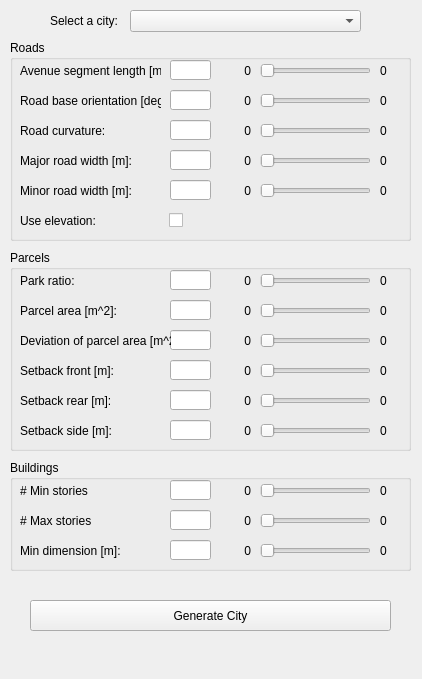
<?xml version="1.0" encoding="UTF-8"?>
<ui version="4.0">
 <class>ControlWidget</class>
 <widget class="QDockWidget" name="ControlWidget">
  <property name="geometry">
   <rect>
    <x>0</x>
    <y>0</y>
    <width>422</width>
    <height>679</height>
   </rect>
  </property>
  <property name="minimumSize">
   <size>
    <width>422</width>
    <height>474</height>
   </size>
  </property>
  <widget class="QWidget" name="dockWidgetContents">
   <widget class="QGroupBox" name="groupBox">
    <property name="geometry">
     <rect>
      <x>10</x>
      <y>40</y>
      <width>401</width>
      <height>201</height>
     </rect>
    </property>
    <property name="title">
     <string>Roads</string>
    </property>
    <widget class="QLabel" name="label_3">
     <property name="geometry">
      <rect>
       <x>10</x>
       <y>20</y>
       <width>141</width>
       <height>21</height>
      </rect>
     </property>
     <property name="text">
      <string>Avenue segment length [m]:</string>
     </property>
    </widget>
    <widget class="QLineEdit" name="lineEditAvenueSegmentLength">
     <property name="geometry">
      <rect>
       <x>160</x>
       <y>20</y>
       <width>41</width>
       <height>20</height>
      </rect>
     </property>
    </widget>
    <widget class="QLabel" name="label_6">
     <property name="geometry">
      <rect>
       <x>10</x>
       <y>50</y>
       <width>141</width>
       <height>21</height>
      </rect>
     </property>
     <property name="text">
      <string>Road base orientation [deg]:</string>
     </property>
    </widget>
    <widget class="QLabel" name="label_9">
     <property name="geometry">
      <rect>
       <x>10</x>
       <y>80</y>
       <width>121</width>
       <height>21</height>
      </rect>
     </property>
     <property name="text">
      <string>Road curvature:</string>
     </property>
    </widget>
    <widget class="QLineEdit" name="lineEditRoadBaseOrientation">
     <property name="geometry">
      <rect>
       <x>160</x>
       <y>50</y>
       <width>41</width>
       <height>20</height>
      </rect>
     </property>
    </widget>
    <widget class="QLineEdit" name="lineEditRoadCurvature">
     <property name="geometry">
      <rect>
       <x>160</x>
       <y>80</y>
       <width>41</width>
       <height>20</height>
      </rect>
     </property>
    </widget>
    <widget class="QLabel" name="label_20">
     <property name="geometry">
      <rect>
       <x>10</x>
       <y>110</y>
       <width>121</width>
       <height>21</height>
      </rect>
     </property>
     <property name="text">
      <string>Major road width [m]:</string>
     </property>
    </widget>
    <widget class="QLineEdit" name="lineEditMajorRoadWidth">
     <property name="geometry">
      <rect>
       <x>160</x>
       <y>110</y>
       <width>41</width>
       <height>20</height>
      </rect>
     </property>
    </widget>
    <widget class="QLabel" name="label_23">
     <property name="geometry">
      <rect>
       <x>10</x>
       <y>140</y>
       <width>121</width>
       <height>21</height>
      </rect>
     </property>
     <property name="text">
      <string>Minor road width [m]:</string>
     </property>
    </widget>
    <widget class="QLineEdit" name="lineEditMinorRoadWidth">
     <property name="geometry">
      <rect>
       <x>160</x>
       <y>140</y>
       <width>41</width>
       <height>20</height>
      </rect>
     </property>
    </widget>
    <widget class="QLabel" name="label_25">
     <property name="geometry">
      <rect>
       <x>10</x>
       <y>170</y>
       <width>121</width>
       <height>21</height>
      </rect>
     </property>
     <property name="text">
      <string>Use elevation:</string>
     </property>
    </widget>
    <widget class="QCheckBox" name="checkBoxUseElevation">
     <property name="geometry">
      <rect>
       <x>159</x>
       <y>170</y>
       <width>51</width>
       <height>21</height>
      </rect>
     </property>
     <property name="text">
      <string/>
     </property>
    </widget>
    <widget class="QSlider" name="horizontalSliderAvenueSegmentLength">
     <property name="geometry">
      <rect>
       <x>250</x>
       <y>20</y>
       <width>111</width>
       <height>22</height>
      </rect>
     </property>
     <property name="orientation">
      <enum>Qt::Horizontal</enum>
     </property>
     <property name="invertedControls">
      <bool>false</bool>
     </property>
     <property name="tickPosition">
      <enum>QSlider::NoTicks</enum>
     </property>
    </widget>
    <widget class="QLabel" name="labelAvenueSegmentLengthMin">
     <property name="geometry">
      <rect>
       <x>210</x>
       <y>20</y>
       <width>31</width>
       <height>21</height>
      </rect>
     </property>
     <property name="text">
      <string>0</string>
     </property>
     <property name="alignment">
      <set>Qt::AlignRight|Qt::AlignTrailing|Qt::AlignVCenter</set>
     </property>
    </widget>
    <widget class="QLabel" name="labelAvenueSegmentLengthMax">
     <property name="geometry">
      <rect>
       <x>370</x>
       <y>20</y>
       <width>31</width>
       <height>21</height>
      </rect>
     </property>
     <property name="text">
      <string>0</string>
     </property>
     <property name="alignment">
      <set>Qt::AlignLeading|Qt::AlignLeft|Qt::AlignVCenter</set>
     </property>
    </widget>
    <widget class="QSlider" name="horizontalSliderRoadBaseOrientation">
     <property name="geometry">
      <rect>
       <x>250</x>
       <y>50</y>
       <width>111</width>
       <height>22</height>
      </rect>
     </property>
     <property name="orientation">
      <enum>Qt::Horizontal</enum>
     </property>
    </widget>
    <widget class="QLabel" name="labelRoadBaseOrientationMin">
     <property name="geometry">
      <rect>
       <x>210</x>
       <y>50</y>
       <width>31</width>
       <height>21</height>
      </rect>
     </property>
     <property name="text">
      <string>0</string>
     </property>
     <property name="alignment">
      <set>Qt::AlignRight|Qt::AlignTrailing|Qt::AlignVCenter</set>
     </property>
    </widget>
    <widget class="QLabel" name="labelRoadBaseOrientationMax">
     <property name="geometry">
      <rect>
       <x>370</x>
       <y>50</y>
       <width>31</width>
       <height>21</height>
      </rect>
     </property>
     <property name="text">
      <string>0</string>
     </property>
     <property name="alignment">
      <set>Qt::AlignLeading|Qt::AlignLeft|Qt::AlignVCenter</set>
     </property>
    </widget>
    <widget class="QSlider" name="horizontalSliderRoadCurvature">
     <property name="geometry">
      <rect>
       <x>250</x>
       <y>80</y>
       <width>111</width>
       <height>22</height>
      </rect>
     </property>
     <property name="orientation">
      <enum>Qt::Horizontal</enum>
     </property>
    </widget>
    <widget class="QLabel" name="labelRoadCurvatureMin">
     <property name="geometry">
      <rect>
       <x>210</x>
       <y>80</y>
       <width>31</width>
       <height>21</height>
      </rect>
     </property>
     <property name="text">
      <string>0</string>
     </property>
     <property name="alignment">
      <set>Qt::AlignRight|Qt::AlignTrailing|Qt::AlignVCenter</set>
     </property>
    </widget>
    <widget class="QLabel" name="labelRoadCurvatureMax">
     <property name="geometry">
      <rect>
       <x>370</x>
       <y>80</y>
       <width>31</width>
       <height>21</height>
      </rect>
     </property>
     <property name="text">
      <string>0</string>
     </property>
     <property name="alignment">
      <set>Qt::AlignLeading|Qt::AlignLeft|Qt::AlignVCenter</set>
     </property>
    </widget>
    <widget class="QSlider" name="horizontalSliderMajorRoadWidth">
     <property name="geometry">
      <rect>
       <x>250</x>
       <y>110</y>
       <width>111</width>
       <height>22</height>
      </rect>
     </property>
     <property name="orientation">
      <enum>Qt::Horizontal</enum>
     </property>
    </widget>
    <widget class="QLabel" name="labelMajorRoadWidthMin">
     <property name="geometry">
      <rect>
       <x>210</x>
       <y>110</y>
       <width>31</width>
       <height>21</height>
      </rect>
     </property>
     <property name="text">
      <string>0</string>
     </property>
     <property name="alignment">
      <set>Qt::AlignRight|Qt::AlignTrailing|Qt::AlignVCenter</set>
     </property>
    </widget>
    <widget class="QLabel" name="labelMajorRoadWidthMax">
     <property name="geometry">
      <rect>
       <x>370</x>
       <y>110</y>
       <width>31</width>
       <height>21</height>
      </rect>
     </property>
     <property name="text">
      <string>0</string>
     </property>
     <property name="alignment">
      <set>Qt::AlignLeading|Qt::AlignLeft|Qt::AlignVCenter</set>
     </property>
    </widget>
    <widget class="QSlider" name="horizontalSliderMinorRoadWidth">
     <property name="geometry">
      <rect>
       <x>250</x>
       <y>140</y>
       <width>111</width>
       <height>22</height>
      </rect>
     </property>
     <property name="orientation">
      <enum>Qt::Horizontal</enum>
     </property>
    </widget>
    <widget class="QLabel" name="labelMinorRoadWidthMin">
     <property name="geometry">
      <rect>
       <x>210</x>
       <y>140</y>
       <width>31</width>
       <height>21</height>
      </rect>
     </property>
     <property name="text">
      <string>0</string>
     </property>
     <property name="alignment">
      <set>Qt::AlignRight|Qt::AlignTrailing|Qt::AlignVCenter</set>
     </property>
    </widget>
    <widget class="QLabel" name="labelMinorRoadWidthMax">
     <property name="geometry">
      <rect>
       <x>370</x>
       <y>140</y>
       <width>31</width>
       <height>21</height>
      </rect>
     </property>
     <property name="text">
      <string>0</string>
     </property>
     <property name="alignment">
      <set>Qt::AlignLeading|Qt::AlignLeft|Qt::AlignVCenter</set>
     </property>
    </widget>
   </widget>
   <widget class="QGroupBox" name="groupBox_2">
    <property name="geometry">
     <rect>
      <x>10</x>
      <y>250</y>
      <width>401</width>
      <height>201</height>
     </rect>
    </property>
    <property name="title">
     <string>Parcels</string>
    </property>
    <widget class="QLabel" name="label_11">
     <property name="geometry">
      <rect>
       <x>10</x>
       <y>20</y>
       <width>121</width>
       <height>21</height>
      </rect>
     </property>
     <property name="text">
      <string>Park ratio:</string>
     </property>
    </widget>
    <widget class="QLineEdit" name="lineEditParkRatio">
     <property name="geometry">
      <rect>
       <x>160</x>
       <y>20</y>
       <width>41</width>
       <height>20</height>
      </rect>
     </property>
    </widget>
    <widget class="QLabel" name="label_15">
     <property name="geometry">
      <rect>
       <x>10</x>
       <y>50</y>
       <width>121</width>
       <height>21</height>
      </rect>
     </property>
     <property name="text">
      <string>Parcel area [m^2]:</string>
     </property>
    </widget>
    <widget class="QLabel" name="label_21">
     <property name="geometry">
      <rect>
       <x>10</x>
       <y>170</y>
       <width>121</width>
       <height>21</height>
      </rect>
     </property>
     <property name="text">
      <string>Setback side [m]:</string>
     </property>
    </widget>
    <widget class="QLabel" name="label_17">
     <property name="geometry">
      <rect>
       <x>10</x>
       <y>110</y>
       <width>121</width>
       <height>21</height>
      </rect>
     </property>
     <property name="text">
      <string>Setback front [m]:</string>
     </property>
    </widget>
    <widget class="QLabel" name="label_19">
     <property name="geometry">
      <rect>
       <x>10</x>
       <y>140</y>
       <width>121</width>
       <height>21</height>
      </rect>
     </property>
     <property name="text">
      <string>Setback rear [m]:</string>
     </property>
    </widget>
    <widget class="QLineEdit" name="lineEditSetbackRear">
     <property name="geometry">
      <rect>
       <x>160</x>
       <y>140</y>
       <width>41</width>
       <height>20</height>
      </rect>
     </property>
    </widget>
    <widget class="QLineEdit" name="lineEditParcelArea">
     <property name="geometry">
      <rect>
       <x>160</x>
       <y>50</y>
       <width>41</width>
       <height>20</height>
      </rect>
     </property>
    </widget>
    <widget class="QLineEdit" name="lineEditSetbackFront">
     <property name="geometry">
      <rect>
       <x>160</x>
       <y>110</y>
       <width>41</width>
       <height>20</height>
      </rect>
     </property>
    </widget>
    <widget class="QLineEdit" name="lineEditSetbackSide">
     <property name="geometry">
      <rect>
       <x>160</x>
       <y>170</y>
       <width>41</width>
       <height>20</height>
      </rect>
     </property>
    </widget>
    <widget class="QLineEdit" name="lineEditParcelAreaDev">
     <property name="geometry">
      <rect>
       <x>160</x>
       <y>80</y>
       <width>41</width>
       <height>20</height>
      </rect>
     </property>
    </widget>
    <widget class="QLabel" name="label_16">
     <property name="geometry">
      <rect>
       <x>10</x>
       <y>80</y>
       <width>151</width>
       <height>21</height>
      </rect>
     </property>
     <property name="text">
      <string>Deviation of parcel area [m^2]:</string>
     </property>
    </widget>
    <widget class="QSlider" name="horizontalSliderParkRatio">
     <property name="geometry">
      <rect>
       <x>250</x>
       <y>20</y>
       <width>111</width>
       <height>22</height>
      </rect>
     </property>
     <property name="orientation">
      <enum>Qt::Horizontal</enum>
     </property>
    </widget>
    <widget class="QLabel" name="labelParkRatioMin">
     <property name="geometry">
      <rect>
       <x>210</x>
       <y>20</y>
       <width>31</width>
       <height>21</height>
      </rect>
     </property>
     <property name="text">
      <string>0</string>
     </property>
     <property name="alignment">
      <set>Qt::AlignRight|Qt::AlignTrailing|Qt::AlignVCenter</set>
     </property>
    </widget>
    <widget class="QLabel" name="labelParkRatioMax">
     <property name="geometry">
      <rect>
       <x>370</x>
       <y>20</y>
       <width>31</width>
       <height>21</height>
      </rect>
     </property>
     <property name="text">
      <string>0</string>
     </property>
     <property name="alignment">
      <set>Qt::AlignLeading|Qt::AlignLeft|Qt::AlignVCenter</set>
     </property>
    </widget>
    <widget class="QSlider" name="horizontalSliderParcelArea">
     <property name="geometry">
      <rect>
       <x>250</x>
       <y>50</y>
       <width>111</width>
       <height>22</height>
      </rect>
     </property>
     <property name="orientation">
      <enum>Qt::Horizontal</enum>
     </property>
    </widget>
    <widget class="QLabel" name="labelParcelAreaMin">
     <property name="geometry">
      <rect>
       <x>210</x>
       <y>50</y>
       <width>31</width>
       <height>21</height>
      </rect>
     </property>
     <property name="text">
      <string>0</string>
     </property>
     <property name="alignment">
      <set>Qt::AlignRight|Qt::AlignTrailing|Qt::AlignVCenter</set>
     </property>
    </widget>
    <widget class="QLabel" name="labelParcelAreaMax">
     <property name="geometry">
      <rect>
       <x>370</x>
       <y>50</y>
       <width>31</width>
       <height>21</height>
      </rect>
     </property>
     <property name="text">
      <string>0</string>
     </property>
     <property name="alignment">
      <set>Qt::AlignLeading|Qt::AlignLeft|Qt::AlignVCenter</set>
     </property>
    </widget>
    <widget class="QSlider" name="horizontalSliderParcelAreaDev">
     <property name="geometry">
      <rect>
       <x>250</x>
       <y>80</y>
       <width>111</width>
       <height>22</height>
      </rect>
     </property>
     <property name="orientation">
      <enum>Qt::Horizontal</enum>
     </property>
    </widget>
    <widget class="QLabel" name="labelParcelAreaDevMin">
     <property name="geometry">
      <rect>
       <x>210</x>
       <y>80</y>
       <width>31</width>
       <height>21</height>
      </rect>
     </property>
     <property name="text">
      <string>0</string>
     </property>
     <property name="alignment">
      <set>Qt::AlignRight|Qt::AlignTrailing|Qt::AlignVCenter</set>
     </property>
    </widget>
    <widget class="QLabel" name="labelParcelAreaDevMax">
     <property name="geometry">
      <rect>
       <x>370</x>
       <y>80</y>
       <width>31</width>
       <height>21</height>
      </rect>
     </property>
     <property name="text">
      <string>0</string>
     </property>
     <property name="alignment">
      <set>Qt::AlignLeading|Qt::AlignLeft|Qt::AlignVCenter</set>
     </property>
    </widget>
    <widget class="QSlider" name="horizontalSliderSetbackFront">
     <property name="geometry">
      <rect>
       <x>250</x>
       <y>110</y>
       <width>111</width>
       <height>22</height>
      </rect>
     </property>
     <property name="orientation">
      <enum>Qt::Horizontal</enum>
     </property>
    </widget>
    <widget class="QSlider" name="horizontalSliderSetbackRear">
     <property name="geometry">
      <rect>
       <x>250</x>
       <y>140</y>
       <width>111</width>
       <height>22</height>
      </rect>
     </property>
     <property name="orientation">
      <enum>Qt::Horizontal</enum>
     </property>
    </widget>
    <widget class="QSlider" name="horizontalSliderSetbackSide">
     <property name="geometry">
      <rect>
       <x>250</x>
       <y>170</y>
       <width>111</width>
       <height>22</height>
      </rect>
     </property>
     <property name="orientation">
      <enum>Qt::Horizontal</enum>
     </property>
    </widget>
    <widget class="QLabel" name="labelSetbackFrontMin">
     <property name="geometry">
      <rect>
       <x>210</x>
       <y>110</y>
       <width>31</width>
       <height>21</height>
      </rect>
     </property>
     <property name="text">
      <string>0</string>
     </property>
     <property name="alignment">
      <set>Qt::AlignRight|Qt::AlignTrailing|Qt::AlignVCenter</set>
     </property>
    </widget>
    <widget class="QLabel" name="labelSetbackFrontMax">
     <property name="geometry">
      <rect>
       <x>370</x>
       <y>110</y>
       <width>31</width>
       <height>21</height>
      </rect>
     </property>
     <property name="text">
      <string>0</string>
     </property>
     <property name="alignment">
      <set>Qt::AlignLeading|Qt::AlignLeft|Qt::AlignVCenter</set>
     </property>
    </widget>
    <widget class="QLabel" name="labelSetbackRearMin">
     <property name="geometry">
      <rect>
       <x>210</x>
       <y>140</y>
       <width>31</width>
       <height>21</height>
      </rect>
     </property>
     <property name="text">
      <string>0</string>
     </property>
     <property name="alignment">
      <set>Qt::AlignRight|Qt::AlignTrailing|Qt::AlignVCenter</set>
     </property>
    </widget>
    <widget class="QLabel" name="labelSetbackRearMax">
     <property name="geometry">
      <rect>
       <x>370</x>
       <y>140</y>
       <width>31</width>
       <height>21</height>
      </rect>
     </property>
     <property name="text">
      <string>0</string>
     </property>
     <property name="alignment">
      <set>Qt::AlignLeading|Qt::AlignLeft|Qt::AlignVCenter</set>
     </property>
    </widget>
    <widget class="QLabel" name="labelSetbackSideMin">
     <property name="geometry">
      <rect>
       <x>210</x>
       <y>170</y>
       <width>31</width>
       <height>21</height>
      </rect>
     </property>
     <property name="text">
      <string>0</string>
     </property>
     <property name="alignment">
      <set>Qt::AlignRight|Qt::AlignTrailing|Qt::AlignVCenter</set>
     </property>
    </widget>
    <widget class="QLabel" name="labelSetbackSideMax">
     <property name="geometry">
      <rect>
       <x>370</x>
       <y>170</y>
       <width>31</width>
       <height>21</height>
      </rect>
     </property>
     <property name="text">
      <string>0</string>
     </property>
     <property name="alignment">
      <set>Qt::AlignLeading|Qt::AlignLeft|Qt::AlignVCenter</set>
     </property>
    </widget>
   </widget>
   <widget class="QGroupBox" name="groupBox_3">
    <property name="geometry">
     <rect>
      <x>10</x>
      <y>460</y>
      <width>401</width>
      <height>111</height>
     </rect>
    </property>
    <property name="title">
     <string>Buildings</string>
    </property>
    <widget class="QLineEdit" name="lineEditNumStoriesMin">
     <property name="geometry">
      <rect>
       <x>160</x>
       <y>20</y>
       <width>41</width>
       <height>20</height>
      </rect>
     </property>
    </widget>
    <widget class="QLabel" name="label_33">
     <property name="geometry">
      <rect>
       <x>10</x>
       <y>20</y>
       <width>121</width>
       <height>21</height>
      </rect>
     </property>
     <property name="text">
      <string># Min stories</string>
     </property>
    </widget>
    <widget class="QLineEdit" name="lineEditNumStoriesMax">
     <property name="geometry">
      <rect>
       <x>160</x>
       <y>50</y>
       <width>41</width>
       <height>20</height>
      </rect>
     </property>
    </widget>
    <widget class="QLabel" name="label_35">
     <property name="geometry">
      <rect>
       <x>10</x>
       <y>50</y>
       <width>121</width>
       <height>21</height>
      </rect>
     </property>
     <property name="text">
      <string># Max stories</string>
     </property>
    </widget>
    <widget class="QLabel" name="label_34">
     <property name="geometry">
      <rect>
       <x>10</x>
       <y>80</y>
       <width>121</width>
       <height>21</height>
      </rect>
     </property>
     <property name="text">
      <string>Min dimension [m]:</string>
     </property>
    </widget>
    <widget class="QLineEdit" name="lineEditMinBuildingDim">
     <property name="geometry">
      <rect>
       <x>160</x>
       <y>80</y>
       <width>41</width>
       <height>20</height>
      </rect>
     </property>
    </widget>
    <widget class="QSlider" name="horizontalSliderNumStoriesMin">
     <property name="geometry">
      <rect>
       <x>250</x>
       <y>20</y>
       <width>111</width>
       <height>22</height>
      </rect>
     </property>
     <property name="orientation">
      <enum>Qt::Horizontal</enum>
     </property>
    </widget>
    <widget class="QSlider" name="horizontalSliderNumStoriesMax">
     <property name="geometry">
      <rect>
       <x>250</x>
       <y>50</y>
       <width>111</width>
       <height>22</height>
      </rect>
     </property>
     <property name="orientation">
      <enum>Qt::Horizontal</enum>
     </property>
    </widget>
    <widget class="QSlider" name="horizontalSliderMinBuildingDim">
     <property name="geometry">
      <rect>
       <x>250</x>
       <y>80</y>
       <width>111</width>
       <height>22</height>
      </rect>
     </property>
     <property name="orientation">
      <enum>Qt::Horizontal</enum>
     </property>
    </widget>
    <widget class="QLabel" name="labelNumStoriesMinMin">
     <property name="geometry">
      <rect>
       <x>210</x>
       <y>20</y>
       <width>31</width>
       <height>21</height>
      </rect>
     </property>
     <property name="text">
      <string>0</string>
     </property>
     <property name="alignment">
      <set>Qt::AlignRight|Qt::AlignTrailing|Qt::AlignVCenter</set>
     </property>
    </widget>
    <widget class="QLabel" name="labelNumStoriesMaxMin">
     <property name="geometry">
      <rect>
       <x>210</x>
       <y>50</y>
       <width>31</width>
       <height>21</height>
      </rect>
     </property>
     <property name="text">
      <string>0</string>
     </property>
     <property name="alignment">
      <set>Qt::AlignRight|Qt::AlignTrailing|Qt::AlignVCenter</set>
     </property>
    </widget>
    <widget class="QLabel" name="labelMinBuildingDimMin">
     <property name="geometry">
      <rect>
       <x>210</x>
       <y>80</y>
       <width>31</width>
       <height>21</height>
      </rect>
     </property>
     <property name="text">
      <string>0</string>
     </property>
     <property name="alignment">
      <set>Qt::AlignRight|Qt::AlignTrailing|Qt::AlignVCenter</set>
     </property>
    </widget>
    <widget class="QLabel" name="labelNumStoriesMinMax">
     <property name="geometry">
      <rect>
       <x>370</x>
       <y>20</y>
       <width>31</width>
       <height>21</height>
      </rect>
     </property>
     <property name="text">
      <string>0</string>
     </property>
     <property name="alignment">
      <set>Qt::AlignLeading|Qt::AlignLeft|Qt::AlignVCenter</set>
     </property>
    </widget>
    <widget class="QLabel" name="labelNumStoriesMaxMax">
     <property name="geometry">
      <rect>
       <x>370</x>
       <y>50</y>
       <width>31</width>
       <height>21</height>
      </rect>
     </property>
     <property name="text">
      <string>0</string>
     </property>
     <property name="alignment">
      <set>Qt::AlignLeading|Qt::AlignLeft|Qt::AlignVCenter</set>
     </property>
    </widget>
    <widget class="QLabel" name="labelMinBuildingDimMax">
     <property name="geometry">
      <rect>
       <x>370</x>
       <y>80</y>
       <width>31</width>
       <height>21</height>
      </rect>
     </property>
     <property name="text">
      <string>0</string>
     </property>
     <property name="alignment">
      <set>Qt::AlignLeading|Qt::AlignLeft|Qt::AlignVCenter</set>
     </property>
    </widget>
   </widget>
   <widget class="QPushButton" name="pushButtonGenerateAll">
    <property name="geometry">
     <rect>
      <x>30</x>
      <y>600</y>
      <width>361</width>
      <height>31</height>
     </rect>
    </property>
    <property name="text">
     <string>Generate City</string>
    </property>
   </widget>
   <widget class="QComboBox" name="comboBoxCity">
    <property name="geometry">
     <rect>
      <x>130</x>
      <y>10</y>
      <width>231</width>
      <height>22</height>
     </rect>
    </property>
   </widget>
   <widget class="QLabel" name="label">
    <property name="geometry">
     <rect>
      <x>50</x>
      <y>10</y>
      <width>81</width>
      <height>21</height>
     </rect>
    </property>
    <property name="text">
     <string>Select a city:</string>
    </property>
   </widget>
  </widget>
 </widget>
 <tabstops>
  <tabstop>lineEditAvenueSegmentLength</tabstop>
  <tabstop>lineEditRoadBaseOrientation</tabstop>
  <tabstop>lineEditRoadCurvature</tabstop>
  <tabstop>lineEditMajorRoadWidth</tabstop>
  <tabstop>lineEditParkRatio</tabstop>
  <tabstop>lineEditParcelArea</tabstop>
  <tabstop>lineEditParcelAreaDev</tabstop>
  <tabstop>lineEditSetbackFront</tabstop>
  <tabstop>lineEditSetbackRear</tabstop>
  <tabstop>lineEditSetbackSide</tabstop>
  <tabstop>lineEditNumStoriesMin</tabstop>
  <tabstop>lineEditNumStoriesMax</tabstop>
  <tabstop>lineEditMinBuildingDim</tabstop>
  <tabstop>pushButtonGenerateAll</tabstop>
 </tabstops>
 <resources/>
 <connections/>
</ui>
